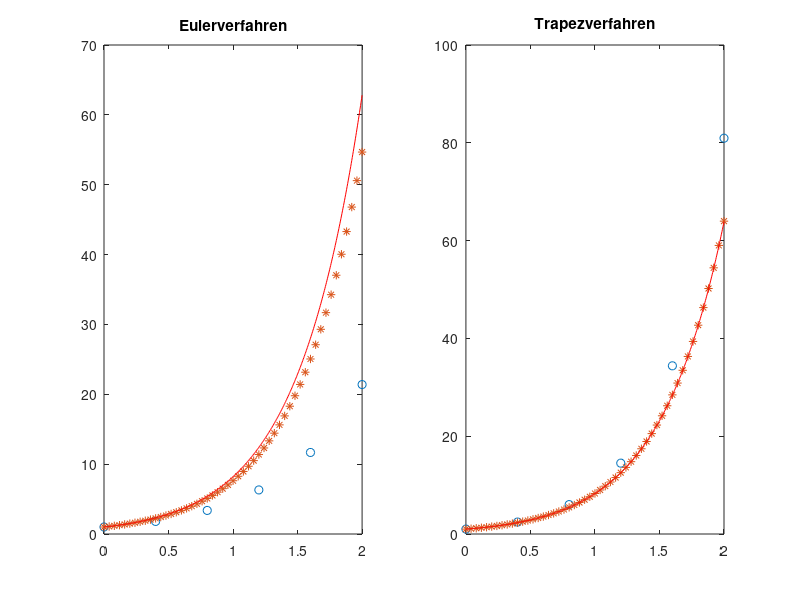

MATLAB code for this plot:
%% Aufgabe 8.5a
% Verlgiech Euler-, und Trapezverfahren an der Diffgl:
% y'(t) = 2y(t)+ln(t+1), y(0)=1, t = [0, 2]

% Intervall, Schrittweite, anzahl Schritte
T = 2;

h1 = 0.4;
t1 = 0:h1:T;
n1 = length(t1);

h2 = 0.04;
t2 = 0:h2:T;
n2 = length(t2);

h3 = 0.004;
t3 = 0:h3:T;
n3 = length(t3);

% Initialisierung der Variablen
euler1   = zeros(n1,1);
trapez1  = zeros(n1,1);

euler2   = zeros(n2,1);
trapez2  = zeros(n2,1);

euler3   = zeros(n3,1);
trapez3  = zeros(n3,1);

% Anfangswerte
euler1(1)   = 1;
trapez1(1)  = 1;

euler2(1)   = 1;
trapez2(1)  = 1;

euler3(1)   = 1;
trapez3(1)  = 1;

% Iteration mit euler und trapez
for k = 1:n1-1
	euler1(k+1)  = euler1(k) + h1.*(2.*euler1(k) + log(t1(k)+1));
    trapez1(k+1) = 1./(1-h1) .* (trapez1(k) + (h1./2).*(2.*trapez1(k) + log(t1(k)+1) + log(t1(k+1)+1)));
end

for k = 1:n2-1
	euler2(k+1)  = euler2(k) + h2.*(2.*euler2(k) + log(t2(k)+1));
    trapez2(k+1) = 1./(1-h2) .* (trapez2(k) + (h2./2).*(2.*trapez2(k) + log(t2(k)+1) + log(t2(k+1)+1)));
end

for k = 1:n3-1
	euler3(k+1)  = euler3(k) + h3.*(2.*euler3(k) + log(t3(k)+1));
    trapez3(k+1) = 1./(1-h3) .* (trapez3(k) + (h3./2).*(2.*trapez3(k) + log(t3(k)+1) + log(t3(k+1)+1)));
end

% Plotten der Werte
subplot(121);
plot(t1, euler1, 'o');
hold on;
subplot(121);
plot(t2, euler2, '*');
hold on;
subplot(121);
plot(t3, euler3, 'r-');
hold on;
title('Eulerverfahren');

subplot(122);
plot(t1, trapez1, 'o');
hold on;
subplot(122);
plot(t2, trapez2, '*');
hold on;
subplot(122);
plot(t3, trapez3, 'r-');
hold on;
title('Trapezverfahren');